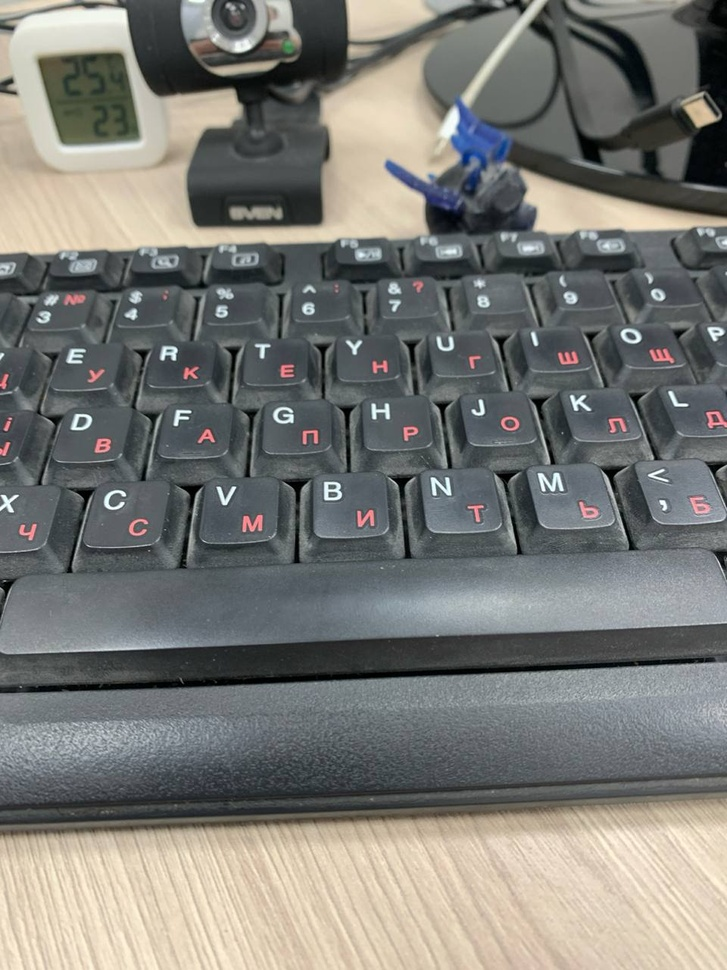
#> input picture meter.jpg, 727 x 970 px, shrunk from 960 x 1280 before the run
$ python -i predict_old.py   (imports and definitions only)
#> lines starting #> are read from the running program, lines starting #| are printed output that depends on the picture; after the words box and inside, x2 and y2 are one past the last pixel; in counts of white or black regions, pixels touching at a corner belong together
#> further down, picture is the input picture: shape (970, 727, 3); mean B, G, R 118.2, 122.5, 122.3
import cv2
import numpy as np
from ultralytics import YOLO

# Предположим, что модели загружены глобально:
# [1 line that did not run here, left out]
# [1 line that did not run here, left out]

def correct_rotation(image):
    """
    Корректирует поворот изображения, выравнивая его по длинной стороне.

    Алгоритм:
      1. Преобразует изображение в оттенки серого и применяет размытие для уменьшения шума.
      2. Применяет бинаризацию (Otsu) и находит внешние контуры.
      3. Выбирает самый большой контур и вычисляет минимальный поворачиваемый прямоугольник.
      4. Определяет угол поворота. Если ширина прямоугольника меньше высоты, добавляет 90°,
         чтобы длинная сторона стала горизонтальной.
      5. Поворачивает изображение вокруг его центра на найденный угол.
    """
    gray = cv2.cvtColor(image, cv2.COLOR_BGR2GRAY)
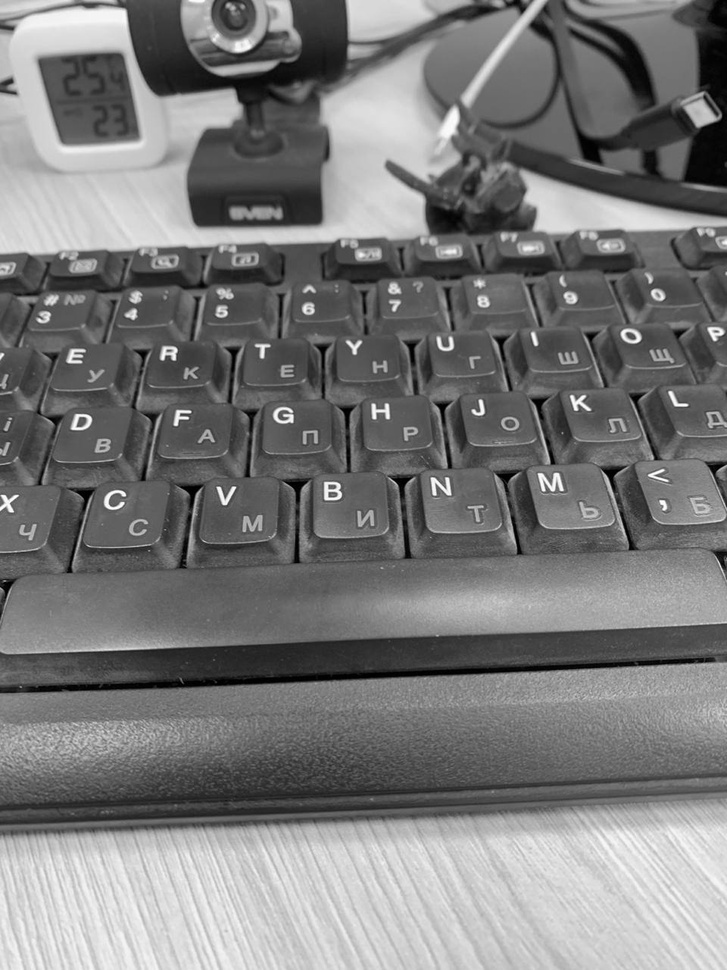
#> gray: shape (970, 727); min 0, max 254, mean 122
    gray = cv2.GaussianBlur(gray, (5, 5), 0)
    ret, thresh = cv2.threshold(gray, 0, 255, cv2.THRESH_BINARY + cv2.THRESH_OTSU)
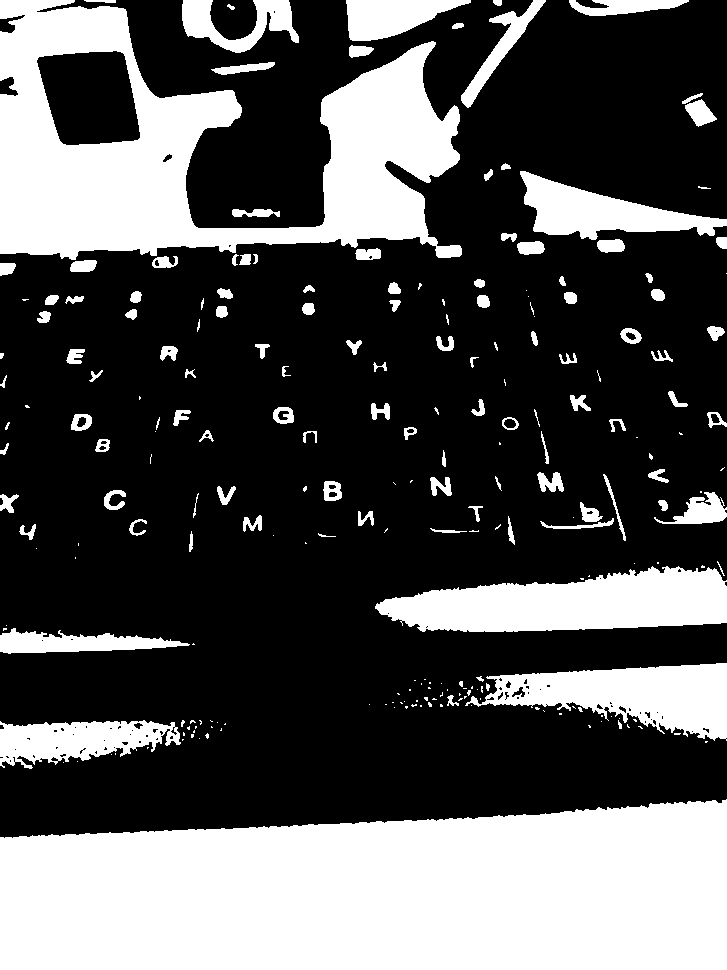
#> thresh: shape (970, 727); 32.8% white; 232 white regions (113 under 20 px)
#> ret = 140

    contours, _ = cv2.findContours(thresh, cv2.RETR_EXTERNAL, cv2.CHAIN_APPROX_SIMPLE)
#> contours = 232 contours, 131 with area under 20; largest, box (x1, y1, x2, y2) and area: (0, 799, 727, 970) 107301, (0, 0, 462, 260) 63984, (375, 566, 727, 632) 15682, (465, 663, 727, 741) 10938, (520, 171, 727, 240) 6134
    if not contours:
        return image  # Если контуры не найдены, возвращаем исходное изображение

    # Находим наибольший контур по площади
    largest_contour = max(contours, key=cv2.contourArea)
#> largest_contour = contour of 312 points, box (x1, y1, x2, y2) (0, 799, 727, 970), area 107301
    rect = cv2.minAreaRect(largest_contour)  # rect = ((center_x, center_y), (width, height), angle)
#> rect = ((363, 884), (170, 726), -90)
    angle = rect[2]
#> angle = -90
    (w, h) = rect[1]
#> w = 170; h = 726
    # Если ширина меньше высоты, корректируем угол для поворота так, чтобы длинная сторона была горизонтальной
    if w < h:
        angle = angle + 90
#> angle = 0

    (h_img, w_img) = image.shape[:2]
#> h_img = 970; w_img = 727
    center = (w_img // 2, h_img // 2)
#> center = (363, 485)
    M = cv2.getRotationMatrix2D(center, angle, 1.0)
#> M = [[1, 0, 0], [0, 1, 0]]
    rotated = cv2.warpAffine(image, M, (w_img, h_img), flags=cv2.INTER_CUBIC, borderMode=cv2.BORDER_REPLICATE)
    return rotated

# [59 lines left out: function extract_value_from_yolo, not called in this run]

>>> import cv2
>>> picture = cv2.imread('meter.jpg')
>>> result = correct_rotation(picture)
